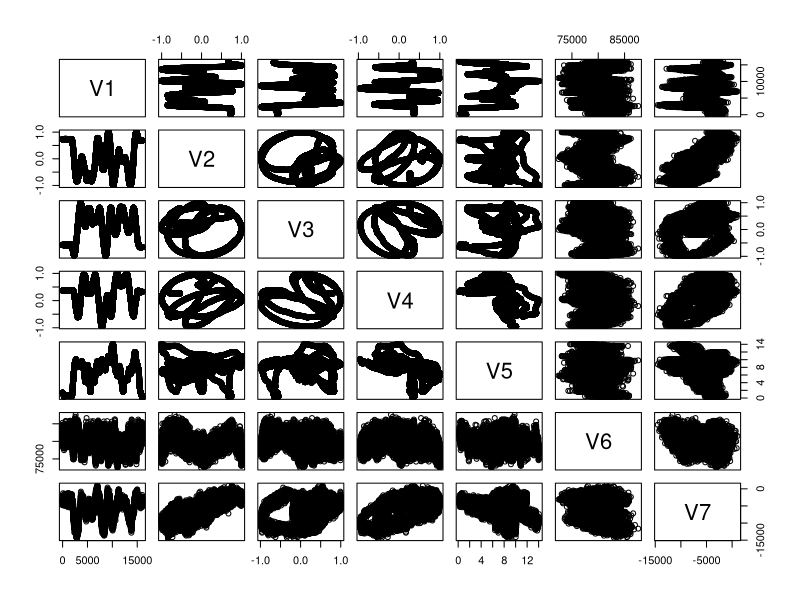
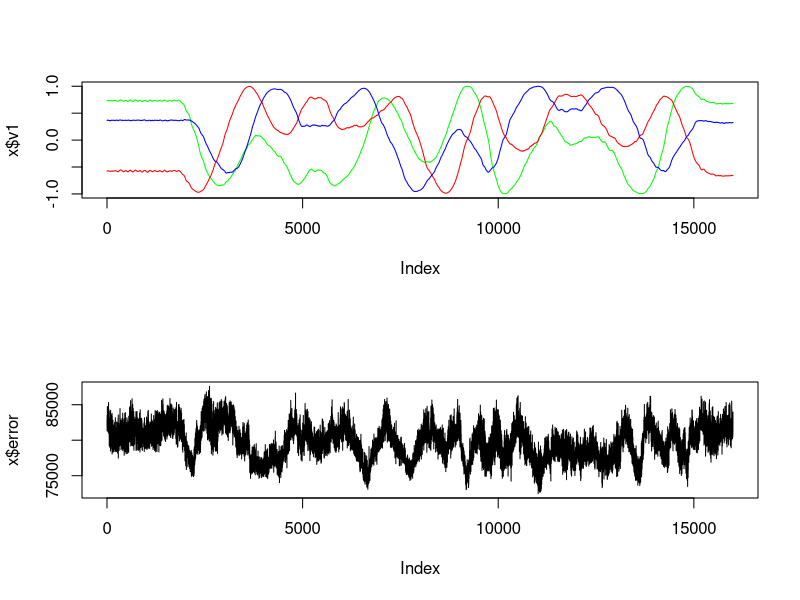
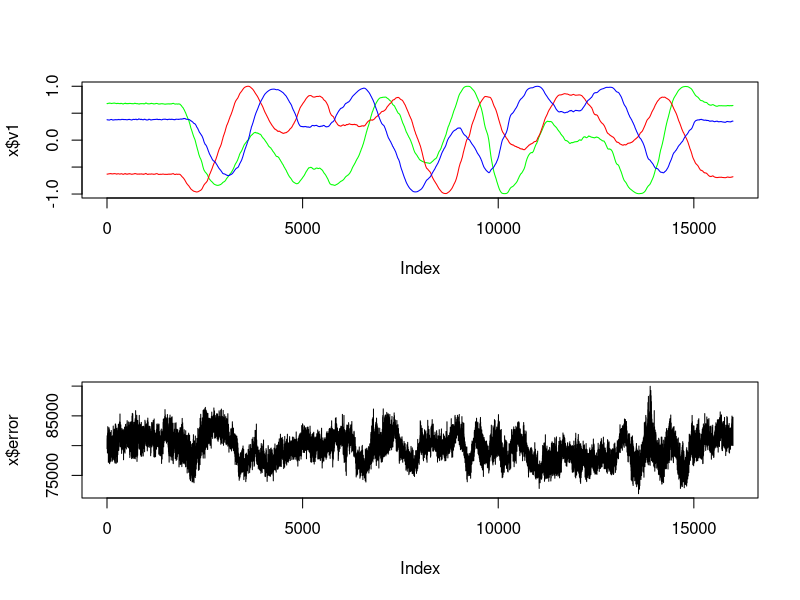
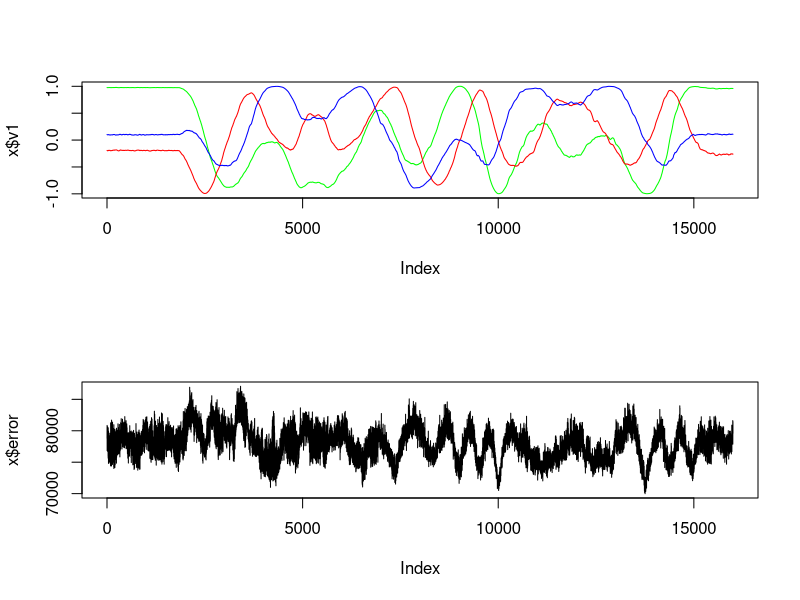
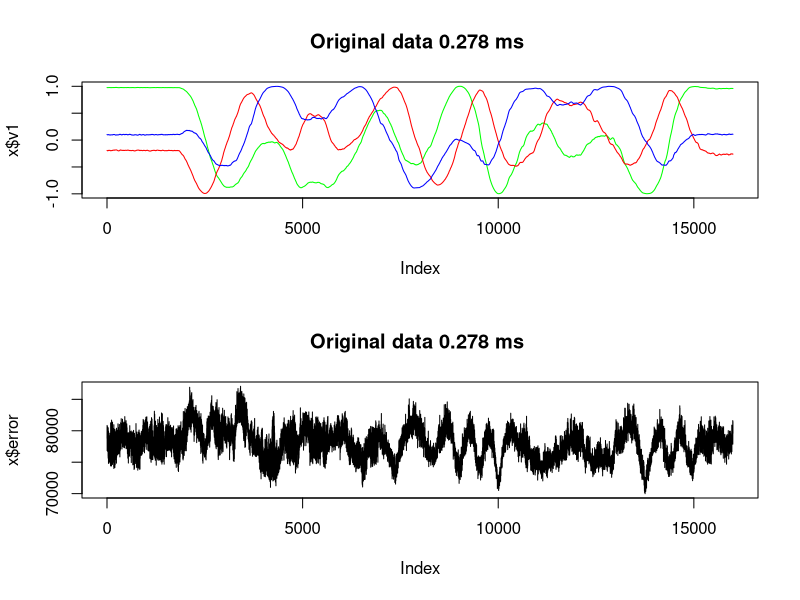
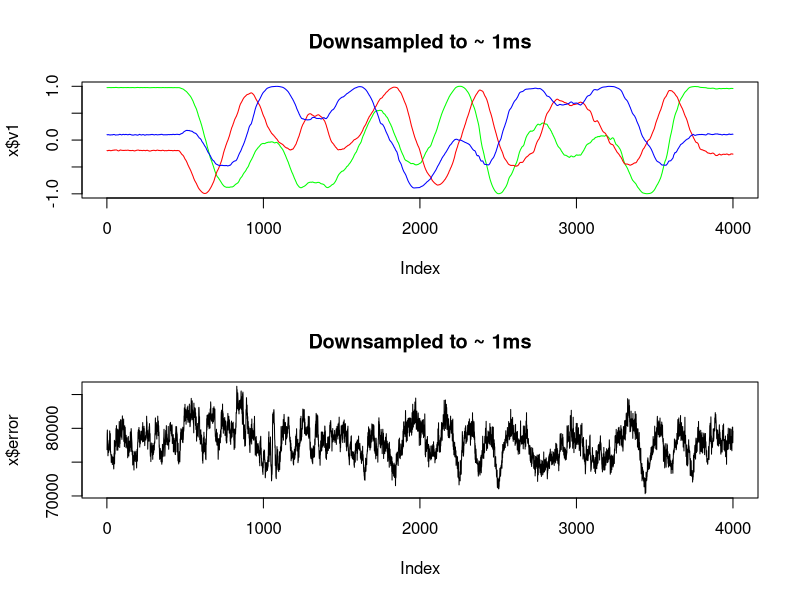
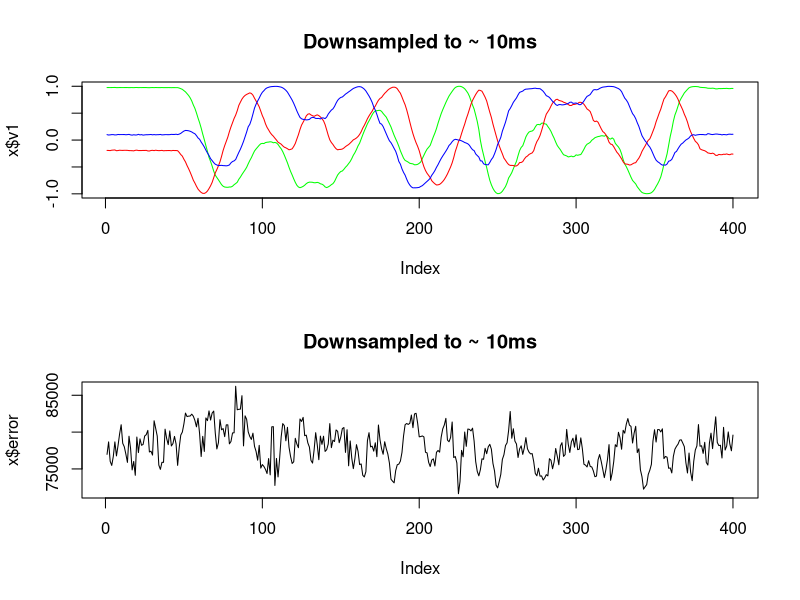
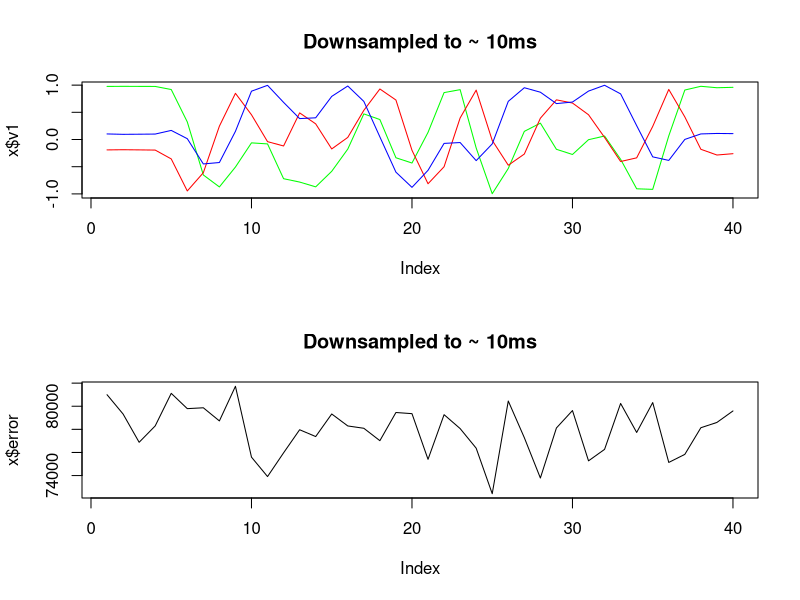

Here is the R script that generated these plots, in order:
setwd(dirname(rstudioapi::getActiveDocumentContext()$path))


plot.basic <- function(x,title=""){
  par(mfcol=c(2,1))
  plot(x$v1, col="green", type="l",main=title)
  points(x$v2, col="red", type="l",main=title)
  points(x$v3, col="blue", type="l",main=title)
  plot(x$error, col="black", type="l" ,main=title)
}

MyData <- read.csv(file="./data/raw/csv/1.csv", header=TRUE, sep=",")
head(MyData)
tail(MyData)
plot(MyData)
mean(MyData$V6)
summary(MyData)
newdf <- data.frame(v1=MyData$V2, v2=MyData$V3, v3=MyData$V4, error=MyData$V6)
head(newdf)

plot.basic(newdf)

MyData <- read.csv(file="./data/raw/csv/2.csv", header=TRUE, sep=",")
newdf <- data.frame(v1=MyData$V2, v2=MyData$V3, v3=MyData$V4, error=MyData$V6)
plot.basic(newdf)

MyData <- read.csv(file="./data/raw/csv/16.csv", header=TRUE, sep=",")
newdf <- data.frame(v1=MyData$V2, v2=MyData$V3, v3=MyData$V4, error=MyData$V6)
plot.basic(newdf)



# downsampling example
down.sample <- function(x,h=4){
  i <- seq(1,nrow(x))
  x[i %% h == 0,]
}
nrow(newdf)
plot.basic(newdf, title="Original data 0.278 ms ")

# basic downsampling---------------------------------------------------
# 3600 samples per second
# 0.000278 seconds per sample
# 278 microseconds per sample
# -> to ms  h = 4 almost
dsdf <- down.sample(newdf,4)
nrow(dsdf)
plot.basic(dsdf, title="Downsampled to ~ 1ms")
# -> to 10ms h=40?
dsdf <- down.sample(newdf,40)
nrow(dsdf)
plot.basic(dsdf, title="Downsampled to ~ 10ms")
# -> to 100ms h=400?
dsdf <- down.sample(newdf,400)
nrow(dsdf)
plot.basic(dsdf, title="Downsampled to ~ 10ms")

# downsampling with avg---------------------------------------------------
down.sample.avg <- function(x,h=4){
  #i <- seq(1,nrow(x))
  ma <- x[1:(nrow(x)/h),]
  for(i in 1:nrow(x)){
    if (i %% h == 0  && i>h){
      sum <- x[i,]
      for (j in 1:h){
        sum <- sum + x[i-j,]  
      }
      sum <- sum/h
      ma[i/h,] = sum
    }
  }
  return(ma)
}
nrow(newdf)
plot.basic(newdf, title="Original data 0.278 ms ")

# thougful downsample
# 3600 samples per second
# 0.000278 seconds per sample
# 278 microseconds per sample
# -> to ms  h = 4 almost
dsdf <- down.sample.avg(newdf,4)
nrow(dsdf)
plot.basic(dsdf, title="Downsampled to ~ 1ms")
# -> to 10ms h=40?
dsdf <- down.sample.avg(newdf,40)
nrow(dsdf)
plot.basic(dsdf, title="Downsampled to ~ 10ms")
# -> to 100ms h=400?
dsdf <- down.sample(newdf,400)
nrow(dsdf)
plot.basic(dsdf, title="Downsampled to ~ 10ms")
